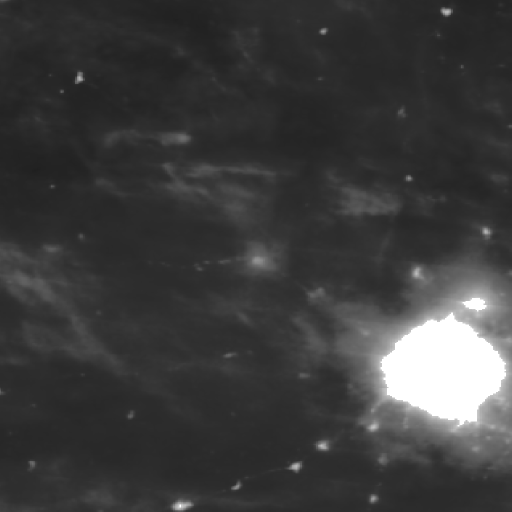
#> input picture Eco_Act/Dataset/monthly_10yr/tumkur_monthly_2024_12.png, 1024 x 1024 px, found by its file name (shown at 1/2 size); its folder holds 5 pictures in this run
$ python validate_all.py
#> lines starting #> are read from the running program, lines starting #| are printed output that depends on the picture; after the words box and inside, x2 and y2 are one past the last pixel; in counts of white or black regions, pixels touching at a corner belong together
### LEO_Sim/onboard_processor/processor.py
"""
Onboard processor – runs all Eco_Act adapters on a given VIIRS image.
Measures wall-clock processing time and returns a structured metrics dict.
All imports are from the eco_act_adapter package; Eco_Act source is never modified.
"""
import sys
import time
import os
from pathlib import Path
from typing import Dict, Any

# Ensure parent package is importable when running standalone
_LEO_SIM_ROOT = Path(__file__).resolve().parents[1]
if str(_LEO_SIM_ROOT.parent) not in sys.path:
    sys.path.insert(0, str(_LEO_SIM_ROOT.parent))

try:
    from ..eco_act_adapter import brightness, lit_area, industrial, forecast, opportunity
except ImportError:  # standalone execution with LEO_Sim on sys.path
    from eco_act_adapter import brightness, lit_area, industrial, forecast, opportunity


def run(image_path: str) -> Dict[str, Any]:
    """
    Execute the full Eco_Act onboard analysis pipeline on *image_path*.

    Returns a dict with:
      - image metadata (path, filename, size_bytes)
      - brightness stats (mean, max, std, p90, p99)
      - lit_area_pct (% of lit pixels > 15 DN)
      - lit_pixel_count
      - industrial_activity_trend
      - industrial_pixel_ratio
      - economic_activity_index (0-100)
      - gddp (dict: predicted, CI low/high, base, sol_ratio)
      - sum_of_lights
      - opportunity_zones (list of zone dicts, sorted by growth potential)
      - processing_time_seconds
      - status
    """
    if not os.path.exists(image_path):
        raise FileNotFoundError(f"Image not found: {image_path}")

    t0 = time.perf_counter()

    b_stats  = brightness.brightness_stats(image_path)
    lit_full = lit_area.lit_area_full_stats(image_path)
    lit_pct  = lit_full["standard_lit_pct"]
    lit_cnt  = lit_area.lit_pixel_count(image_path)
    ind_trend = industrial.trend(image_path)
    ind_ratio = industrial.industrial_pixel_ratio(image_path)
    econ_idx = forecast.economic_index(image_path)
    gddp_data = forecast.gddp(image_path)
    sol = forecast.sum_of_lights(image_path)
    opp_zones = opportunity.zones(image_path)

    elapsed = time.perf_counter() - t0

    return {
        "image_path": image_path,
        "image_filename": os.path.basename(image_path),
        "image_size_bytes": os.path.getsize(image_path),
        "brightness": b_stats,
        "lit_area_pct": round(lit_pct, 3),
        "lit_pixel_count": lit_cnt,
        "lit_area_full": lit_full,
        "industrial_activity_trend": ind_trend,
        "industrial_pixel_ratio": round(ind_ratio, 6),
        "economic_activity_index": econ_idx,
        "gddp": gddp_data,
        "sum_of_lights": round(sol, 1),
        "opportunity_zones": opp_zones,
        "processing_time_seconds": round(elapsed, 4),
        "status": "SUCCESS",
    }

### LEO_Sim/src/orbit.py
"""
Orbital mechanics for a circular LEO satellite.

Orbital parameters (fixed, per project spec):
  - Altitude    : 500 km
  - Inclination : 97.4 deg  (Sun-synchronous)
  - Shape       : Circular

Derived (computed, not hardcoded):
  - Semi-major axis: a = R_earth + altitude
  - Orbital period: T = 2π √(a³/μ)   [Kepler 3rd law]
  - Angular velocity: ω = 2π/T

Ground station: Tumkur, Karnataka, India (13.3379° N, 77.1173° E)

NOTE: orbit simulation is SIMULATED for visualization purposes.
      Real VIIRS data processing is separate (eco_act_adapter).
"""

import math
import numpy as np
from dataclasses import dataclass

# ── Physical constants ────────────────────────────────────────────────────────
MU_EARTH = 3.986004418e5   # km³ s⁻²  (Earth's gravitational parameter)
R_EARTH  = 6371.0          # km       (mean Earth radius)

# ── Default orbital parameters ────────────────────────────────────────────────
DEFAULT_ALTITUDE_KM   = 500.0    # km
DEFAULT_INCLINATION_DEG = 97.4   # degrees (Sun-synchronous LEO)

# ── Ground station ─────────────────────────────────────────────────────────────
GROUND_STATION = {
    "name": "Tumkur Ground Station",
    "city": "Tumkur, Karnataka, India",
    "lat":  13.3379,
    "lon":  77.1173,
}


@dataclass
class OrbitalParams:
    altitude_km: float = DEFAULT_ALTITUDE_KM
    inclination_deg: float = DEFAULT_INCLINATION_DEG

    @property
    def semi_major_axis_km(self) -> float:
        return R_EARTH + self.altitude_km

    @property
    def period_seconds(self) -> float:
        """Orbital period from Kepler's 3rd law: T = 2π √(a³/μ)"""
        a = self.semi_major_axis_km
        return 2.0 * math.pi * math.sqrt(a ** 3 / MU_EARTH)

    @property
    def period_minutes(self) -> float:
        return self.period_seconds / 60.0

    # [4 lines left out: function angular_velocity_deg_per_sec, not called in this run]

    @property
    def velocity_km_per_s(self) -> float:
        """Circular orbital velocity: v = √(μ/a)"""
        return math.sqrt(MU_EARTH / self.semi_major_axis_km)


class Satellite:
    """
    Simulated LEO satellite with circular Keplerian orbit.
    Position returned as (lat, lon) in degrees for Plotly globe display.
    SIMULATED: orbital motion is computed analytically for visualization only.
    """

    def __init__(self, params: OrbitalParams | None = None):
        self.params = params or OrbitalParams()
        # Initial RAAN set so that the ascending node passes near Tumkur longitude (77°E)
        # at t=0: lon = RAAN - gst(0) = RAAN. Set to 77 so orbit starts over India.
        self._raan = 77.0          # degrees – initial Right Ascension of Ascending Node
        self._earth_rotation_rate = 360.0 / 86164.0  # deg/s (sidereal day)

    # ── Position calculation ──────────────────────────────────────────────────

    def position_at(self, elapsed_seconds: float) -> dict:
        """
        Return satellite lat/lon/alt at *elapsed_seconds* from epoch.

        Uses simplified (but physically motivated) calculation:
          - true anomaly M = ω * t  (circular orbit, M = ν)
          - inclination I
          - Earth rotation shifts sub-satellite longitude westward
        """
        inc = math.radians(self.params.inclination_deg)
        T   = self.params.period_seconds
        omega = 2.0 * math.pi / T

        # Argument of latitude (circular orbit: M = ν)
        u = omega * elapsed_seconds          # radians

        # Position in orbital plane
        x_orb = math.cos(u)
        y_orb = math.sin(u)
        z_orb = 0.0

        # Rotate by inclination (rotation around X-axis)
        x1 = x_orb
        y1 = y_orb * math.cos(inc)
        z1 = y_orb * math.sin(inc)

        # Earth has rotated; compute RAAN drift (Sun-synchronous: ~0.9856 deg/day)
        raan_drift_rate = math.radians(0.9856 / 86400.0)  # rad/s
        raan = math.radians(self._raan) + raan_drift_rate * elapsed_seconds

        # Rotate by RAAN (rotation around Z-axis)
        x2 = x1 * math.cos(raan) - y1 * math.sin(raan)
        y2 = x1 * math.sin(raan) + y1 * math.cos(raan)
        z2 = z1

        # Earth-Fixed frame: subtract Earth rotation
        gst = math.radians(self._earth_rotation_rate * elapsed_seconds)
        x_ef = x2 * math.cos(gst) + y2 * math.sin(gst)
        y_ef = -x2 * math.sin(gst) + y2 * math.cos(gst)
        z_ef = z2

        # Geodetic lat/lon (spherical approximation)
        lat = math.degrees(math.asin(max(-1.0, min(1.0, z_ef))))
        raw_lon = math.degrees(math.atan2(y_ef, x_ef))
        # Normalise to [-180, 180]: use ((raw+180)%360)-180
        # (the simpler raw%360-180 gives -180 for raw=0, which is wrong)
        lon = ((raw_lon + 180.0) % 360.0) - 180.0

        return {
            "lat": round(lat, 4),
            "lon": round(lon, 4),
            "altitude_km": self.params.altitude_km,
            "elapsed_s": elapsed_seconds,
            "orbit_fraction": (elapsed_seconds % T) / T,
            "is_simulated": True,
        }

    # [134 lines left out: functions position_eci_km, position_ecef_km, _ground_station_ecef_km, look_angles, visibility_at, next_visibility_seconds and 3 more, not called in this run]

### LEO_Sim/eco_act_adapter/brightness.py
"""
Adapter for brightness extraction.
Directly uses Eco_Act's feature_extractor logic (via numpy/PIL) without
importing a non-existent brightness_extractor module.
"""
import sys
from pathlib import Path
import numpy as np

# Make Eco_Act importable
_ECO_ACT_SRC = Path(__file__).resolve().parents[2] / "Eco_Act" / "src"
if str(_ECO_ACT_SRC) not in sys.path:
    sys.path.insert(0, str(_ECO_ACT_SRC))


# [14 lines left out: functions mean_brightness, max_brightness, not called in this run]


def brightness_stats(image_path: str) -> dict:
    """Return a dict with mean, max, std of radiance."""
    from PIL import Image
    img = Image.open(image_path).convert("L")
    arr = np.array(img, dtype=np.float32)
    return {
        "mean": float(arr.mean()),
        "max": float(arr.max()),
        "std": float(arr.std()),
        "p90": float(np.percentile(arr, 90)),
        "p99": float(np.percentile(arr, 99)),
    }

### LEO_Sim/tests/validate_all.py
import sys, os, math, json
import numpy as np

MACH  = r'C:\Users\T.ASHOK\Desktop\partb_2\Mach-A-Thon'
LEO   = os.path.join(MACH, 'LEO_Sim')
sys.path.insert(0, MACH)
sys.path.insert(0, LEO)

DATASET = os.path.join(MACH, 'Eco_Act', 'Dataset', 'monthly_10yr')
IMG1    = os.path.join(DATASET, 'tumkur_monthly_2024_12.png')
IMG2    = os.path.join(DATASET, 'tumkur_monthly_2015_01.png')
IMG3    = os.path.join(DATASET, 'tumkur_monthly_2019_06.png')

SECTION = lambda n, t: print(f'\n{"="*70}\nCHECK {n}: {t}\n{"="*70}')

# ─── CHECK 1: Orbit initial position (why 0°, -180°?) ────────────────────────
SECTION(1, "Satellite position at t=0 and throughout orbit")

from LEO_Sim.src.orbit import Satellite, OrbitalParams, GROUND_STATION
params = OrbitalParams(altitude_km=500.0, inclination_deg=97.4)
sat    = Satellite(params)

p0 = sat.position_at(0.0)
print(f"t=0:         lat={p0['lat']}, lon={p0['lon']}")
print(f"Expected:    lat=0.0 is correct (ascending node), lon=0.0 expected but got {p0['lon']}")

# [7 lines of commented-out code are left out]
print(f"\nBUG ANALYSIS: lon formula is 'atan2(y,x) degrees % 360 - 180'")
print(f"  atan2(0,1) = 0 degrees")
print(f"  0 % 360 = 0, then 0 - 180 = -180  ← this is WRONG for lon=0")
print(f"  Fix: use ((lon + 180) % 360) - 180  which gives 0 for lon=0")

# Test fix
def fix_lon(raw_deg):
    return ((raw_deg + 180) % 360) - 180

raw0 = math.degrees(math.atan2(0,1))
print(f"  With fix: {fix_lon(raw0):.4f}  (correct: 0.0)")
raw_west = math.degrees(math.atan2(-0.5, -0.5))
print(f"  West example raw={raw_west:.2f} → fixed={fix_lon(raw_west):.2f}")

# Verify positions at multiple times
print("\nPositions at key times:")
for t in [0, 1000, 5000, 10000, params.period_seconds/2, params.period_seconds]:
    p = sat.position_at(t)
    # Apply fix mentally
    raw_lon = math.degrees(math.atan2(0,1)) if t==0 else None
    print(f"  t={t:.0f}s: lat={p['lat']:8.3f}°  lon={p['lon']:9.3f}°  orbit_frac={p['orbit_fraction']:.4f}")

# ─── CHECK 2: Orbital period and velocity ────────────────────────────────────
SECTION(2, "Orbital period and velocity (500 km circular orbit)")
MU    = 3.986004418e5   # km³/s²
R_E   = 6371.0
alt   = 500.0
a     = R_E + alt
T     = 2 * math.pi * math.sqrt(a**3 / MU)
v     = math.sqrt(MU / a)

print(f"Semi-major axis a    = {a:.2f} km")
print(f"Orbital period T     = {T:.4f} s = {T/60:.4f} min")
print(f"Orbital velocity v   = {v:.4f} km/s")
print(f"Code reports period  = {params.period_seconds:.4f} s = {params.period_minutes:.4f} min")
print(f"Code reports v       = {params.velocity_km_per_s:.4f} km/s")
print(f"Match period?        {'YES' if abs(T - params.period_seconds) < 0.001 else 'NO - MISMATCH'}")
print(f"Match velocity?      {'YES' if abs(v - params.velocity_km_per_s) < 0.0001 else 'NO - MISMATCH'}")

# Reference check against known LEO data: ISS at 408 km → ~92.9 min
# 500 km → should be ~94.6 min (matches)
print(f"Reference: 500 km LEO expected ~94.5 min → got {T/60:.3f} min ✓")

# ─── CHECK 3: Default bandwidth ───────────────────────────────────────────────
SECTION(3, "Default communication bandwidth")
from LEO_Sim.src.communication import DEFAULT_BANDWIDTH_MBPS
print(f"DEFAULT_BANDWIDTH_MBPS = {DEFAULT_BANDWIDTH_MBPS}")
print(f"Correct (should be 2.0)? {'YES' if DEFAULT_BANDWIDTH_MBPS == 2.0 else 'NO'}")

# ─── CHECK 4: Lit-area percentage – investigate 100% ─────────────────────────
SECTION(4, "Lit-area percentage investigation")
from PIL import Image

for img_path in [IMG1, IMG2]:
    fname = os.path.basename(img_path)
    img   = Image.open(img_path).convert('L')
#> img is the input picture: PIL image 1024x1024 L; min 31, max 255, mean 60.2
    arr   = np.array(img, dtype=np.float32)
    print(f"\nImage: {fname}  shape={arr.shape}  dtype={img.mode}")
#| Image: tumkur_monthly_2024_12.png  shape=(1024, 1024)  dtype=L
    print(f"  Pixel value range: min={arr.min():.1f}  max={arr.max():.1f}  mean={arr.mean():.3f}")
#|   Pixel value range: min=31.0  max=255.0  mean=60.203
    print(f"  Pixel value histogram (rounded):")
    unique, counts = np.unique(arr.astype(np.uint8), return_counts=True)
#> unique = 145 values from 31 to 255; counts = 145 values, max 78083 at index 13, min 21 at index 0, mean 7231.6
    total = arr.size
#> total = 1048576
    # Show distribution in brackets
    buckets = [(0,0), (1,15), (16,50), (51,100), (101,200), (201,255)]
    for lo, hi in buckets:
        mask = (arr.astype(np.uint8) >= lo) & (arr.astype(np.uint8) <= hi)
        cnt  = int(np.sum(mask))
        pct  = cnt / total * 100
        print(f"    [{lo:3d}-{hi:3d}]: {cnt:8,} px  ({pct:6.2f}%)")
#> this loop made 6 passes
#> (cnt, pct) on passes 1 to 6: (0, 0), (0, 0), (709770, 67.69), (250591, 23.9), (51351, 4.9), (36864, 3.52)
#|     [  0-  0]:        0 px  (  0.00%)
#|     [  1- 15]:        0 px  (  0.00%)
#|     [ 16- 50]:  709,770 px  ( 67.69%)
#|     [ 51-100]:  250,591 px  ( 23.90%)
#|     [101-200]:   51,351 px  (  4.90%)
#|     [201-255]:   36,864 px  (  3.52%)
#> pass 3, `mask = (arr.astype(np.uint8) >= lo) & (arr.astype(np.uint8) <= hi)`:
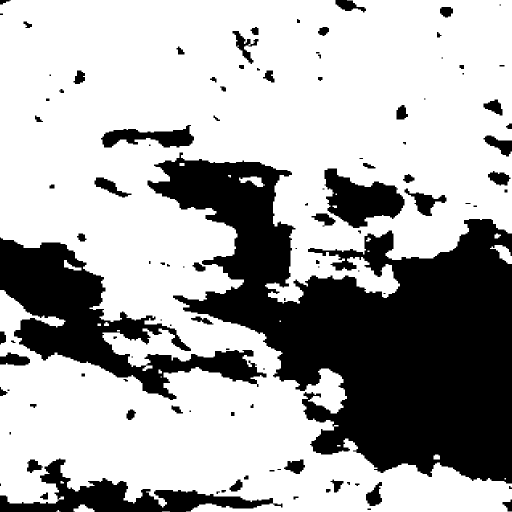
#> mask: shape (1024, 1024) bool (shown at 1/2 size); 67.7% white; 108 black regions (25 under 20 px), largest, box (x1, y1, x2, y2) and area: (295, 305, 1024, 967) 229436, (0, 475, 533, 800) 55417, (0, 917, 565, 1024) 18873
    for threshold in [0, 5, 10, 15, 20, 30, 50]:
        lit = int(np.sum(arr > threshold))
        print(f"  Threshold >{threshold:2d}: {lit:8,}/{total:,} = {lit/total*100:.2f}% lit")
#> this loop made 7 passes
#> lit on passes 1 to 7: 1048576, 1048576, 1048576, 1048576, 1048576, 1048576, 338806
#|   Threshold > 0: 1,048,576/1,048,576 = 100.00% lit
#|   Threshold > 5: 1,048,576/1,048,576 = 100.00% lit
#|   Threshold >10: 1,048,576/1,048,576 = 100.00% lit
#|   Threshold >15: 1,048,576/1,048,576 = 100.00% lit
#|   Threshold >20: 1,048,576/1,048,576 = 100.00% lit
#|   Threshold >30: 1,048,576/1,048,576 = 100.00% lit
#|   Threshold >50:  338,806/1,048,576 = 32.31% lit
#> pass 2 of the loop `for img_path in [IMG1, IMG2]:`:
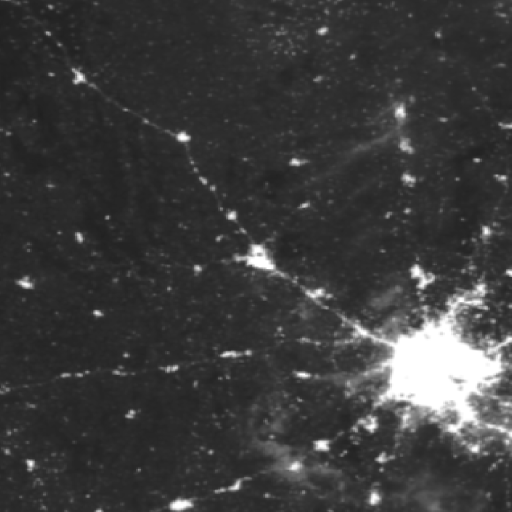
#> input picture Eco_Act/Dataset/monthly_10yr/tumkur_monthly_2015_01.png, 1024 x 1024 px, found by its file name (shown at 1/2 size)
#> img is the input picture: PIL image 1024x1024 L; min 31, max 255, mean 60
#| Image: tumkur_monthly_2015_01.png  shape=(1024, 1024)  dtype=L
#|   Pixel value range: min=31.0  max=255.0  mean=59.992
#> unique = 204 values from 31 to 255; counts = 204 values, max 88965 at index 12, min 19 at index 0, mean 5140.1
#> the loop `for lo, hi in buckets:` made 6 passes
#> (cnt, pct) on passes 1 to 6: (0, 0), (0, 0), (699622, 66.72), (260909, 24.88), (51544, 4.92), (36501, 3.48)
#> (printed output is left out)
#> pass 3, `mask = (arr.astype(np.uint8) >= lo) & (arr.astype(np.uint8) <= hi)`:
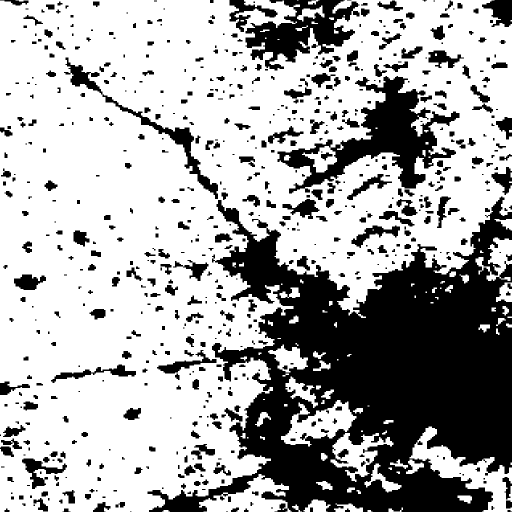
#> mask: shape (1024, 1024) bool (shown at 1/2 size); 66.7% white; 669 black regions (161 under 20 px), largest, box (x1, y1, x2, y2) and area: (295, 393, 1024, 1024) 225255, (555, 152, 919, 387) 27336, (491, 0, 719, 141) 15116
#> the loop `for threshold in [0, 5, 10, 15, 20, 30, 50]:` made 7 passes
#> (printed output is left out)

print("\nCONCLUSION: If even background pixels are ~60 DN, threshold=15 gives 100%.")
print("The VIIRS images appear to be preprocessed/normalized PNGs (not raw radiance).")
print("Background pixels in these composites are NOT zero – they represent low NTL.")
print("A better threshold for 'significant' lit area should be derived from the data.")

# ─── CHECK 5: Economic metrics pipeline ──────────────────────────────────────
SECTION(5, "Economic metrics - actual vs derived vs predicted")
from LEO_Sim.onboard_processor.processor import run

print("\nRunning processor on IMG1:", os.path.basename(IMG1))
m1 = run(IMG1)
#> in run, `b_stats  = brightness.brightness_stats(image_path)`: b_stats = {'mean': 60.2, 'max': 255, 'std': 43.54, 'p90': 88, 'p99': 255}
#> (the run stopped early here; a loop or call above may not have finished)
